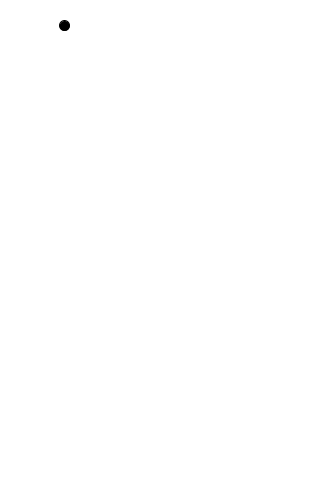
Frame 1 (no input)
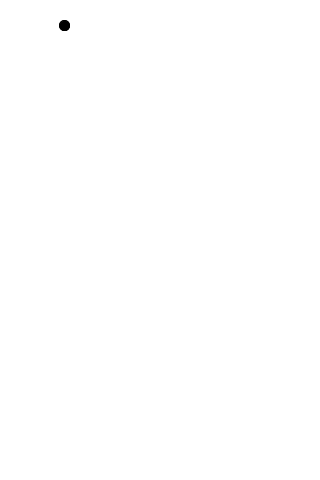
Frame 2 (the mouse pressed at the canvas centre, redrawn once)

The Processing sketch that drew these frames (run headless with seeded random() and noise(); the mouse was pressed at the canvas centre and the sketch redrawn once):

// Processing sketch: processing_80224
// ── processing_80224.pde

void setup(){
size(320,480);
frameRate(1);
background(255);
}

float x = random(width);
float y = random(height);
int r = 10;
int d = 30;


public void draw(){

r=10;
fill(0);
ellipse(x,y,r,r);
noLoop();

}


public void mousePressed() {
 
if(mouseX-d< x && x < mouseX+d && mouseY-d < y && y < mouseY+d)
{
   
    background(255);
    
    x = random(width);
    y = random(height);
    
    redraw();
    

}
noFill();
ellipse(mouseX,mouseY,d,d);
   
}

   
